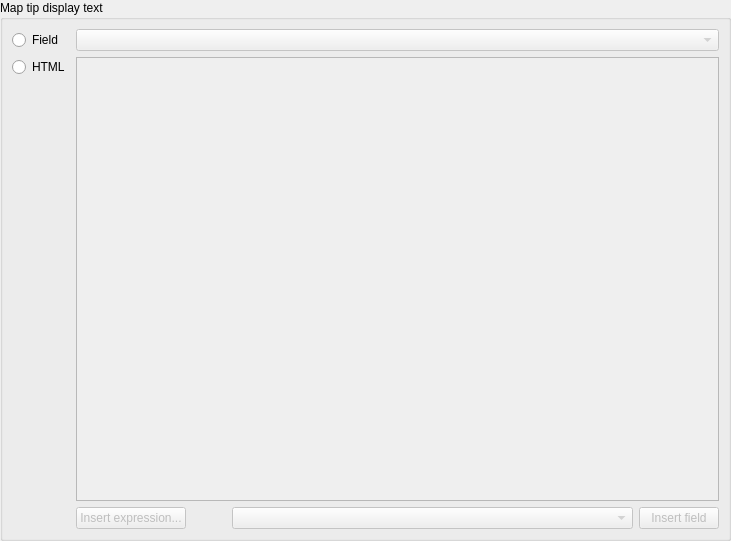
             <widget class="QWidget" name="scrollAreaWidgetContents_10">
              <property name="geometry">
               <rect>
                <x>0</x>
                <y>0</y>
                <width>731</width>
                <height>541</height>
               </rect>
              </property>
              <layout class="QVBoxLayout" name="verticalLayout_26">
               <property name="leftMargin">
                <number>0</number>
               </property>
               <property name="topMargin">
                <number>0</number>
               </property>
               <property name="rightMargin">
                <number>0</number>
               </property>
               <property name="bottomMargin">
                <number>0</number>
               </property>
               <item>
                <widget class="QGroupBox" name="groupBox_2">
                 <property name="title">
                  <string>Map tip display text</string>
                 </property>
                 <property name="syncGroup" stdset="0">
                  <string notr="true">vectordisplay</string>
                 </property>
                 <layout class="QGridLayout" name="gridLayout_18">
                  <item row="4" column="2">
                   <layout class="QHBoxLayout" name="horizontalLayout_14">
                    <item>
                     <widget class="QPushButton" name="insertExpressionButton">
                      <property name="enabled">
                       <bool>false</bool>
                      </property>
                      <property name="sizePolicy">
                       <sizepolicy hsizetype="Fixed" vsizetype="Fixed">
                        <horstretch>0</horstretch>
                        <verstretch>0</verstretch>
                       </sizepolicy>
                      </property>
                      <property name="toolTip">
                       <string>Inserts an expression into the action</string>
                      </property>
                      <property name="text">
                       <string>Insert expression...</string>
                      </property>
                     </widget>
                    </item>
                    <item>
                     <spacer name="horizontalSpacer_4">
                      <property name="orientation">
                       <enum>Qt::Horizontal</enum>
                      </property>
                      <property name="sizeType">
                       <enum>QSizePolicy::Fixed</enum>
                      </property>
                      <property name="sizeHint" stdset="0">
                       <size>
                        <width>40</width>
                        <height>20</height>
                       </size>
                      </property>
                     </spacer>
                    </item>
                    <item>
                     <widget class="QgsFieldComboBox" name="fieldComboBox">
                      <property name="enabled">
                       <bool>false</bool>
                      </property>
                      <property name="toolTip">
                       <string>The valid attribute names for this layer</string>
                      </property>
                     </widget>
                    </item>
                    <item>
                     <widget class="QPushButton" name="insertFieldButton">
                      <property name="enabled">
                       <bool>false</bool>
                      </property>
                      <property name="sizePolicy">
                       <sizepolicy hsizetype="Fixed" vsizetype="Fixed">
                        <horstretch>0</horstretch>
                        <verstretch>0</verstretch>
                       </sizepolicy>
                      </property>
                      <property name="toolTip">
                       <string>Inserts the selected field into the action</string>
                      </property>
                      <property name="text">
                       <string>Insert field</string>
                      </property>
                     </widget>
                    </item>
                   </layout>
                  </item>
                  <item row="2" column="2">
                   <widget class="QTextEdit" name="htmlMapTip">
                    <property name="enabled">
                     <bool>false</bool>
                    </property>
                   </widget>
                  </item>
                  <item row="2" column="0">
                   <layout class="QVBoxLayout" name="verticalLayout_5">
                    <item>
                     <widget class="QRadioButton" name="htmlRadio">
                      <property name="text">
                       <string>HTML</string>
                      </property>
                     </widget>
                    </item>
                    <item>
                     <spacer name="verticalSpacer_2">
                      <property name="orientation">
                       <enum>Qt::Vertical</enum>
                      </property>
                      <property name="sizeHint" stdset="0">
                       <size>
                        <width>20</width>
                        <height>0</height>
                       </size>
                      </property>
                     </spacer>
                    </item>
                   </layout>
                  </item>
                  <item row="1" column="0">
                   <layout class="QVBoxLayout" name="verticalLayout_6">
                    <item>
                     <widget class="QRadioButton" name="fieldComboRadio">
                      <property name="text">
                       <string>Field</string>
                      </property>
                     </widget>
                    </item>
                   </layout>
                  </item>
                  <item row="1" column="2">
                   <widget class="QgsFieldComboBox" name="displayFieldComboBox">
                    <property name="enabled">
                     <bool>false</bool>
                    </property>
                   </widget>
                  </item>
                 </layout>
                </widget>
               </item>
              </layout>
             </widget>
